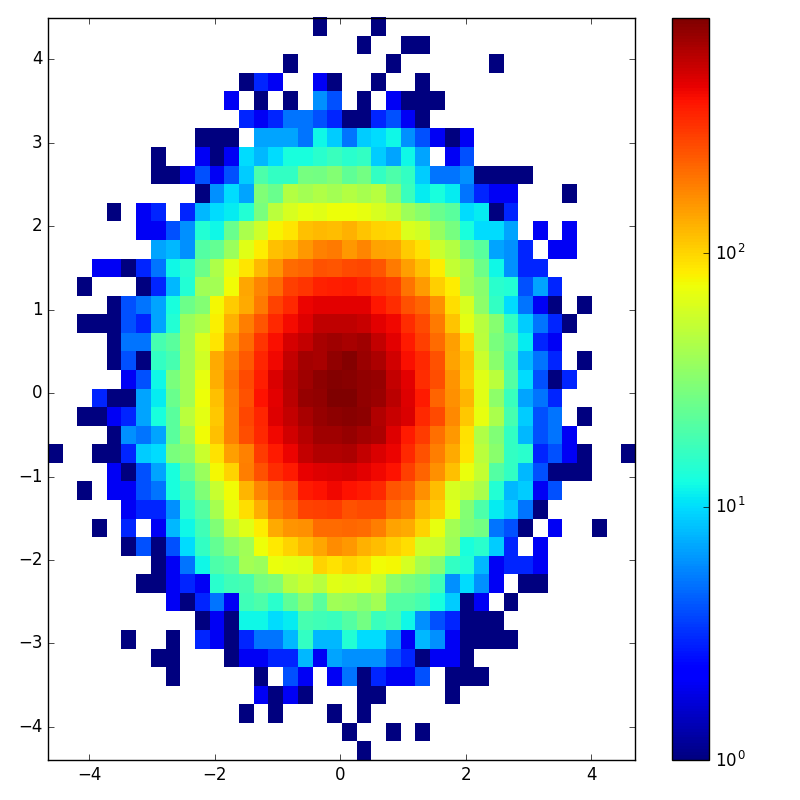

Write Python code to recreate this figure.
#!/usr/bin/env python3
# -*- coding: utf-8 -*-

"""
Make a 2D histogram using a logarithmic scale on Z axis

See:

- http://matplotlib.org/examples/pylab_examples/hist2d_log_demo.html
- http://jakevdp.github.io/mpl_tutorial/tutorial_pages/tut3.html
"""

import numpy as np
import matplotlib.pyplot as plt

from matplotlib.colors import LogNorm

# MAKE DATA ###################################################################

x, y = np.random.normal(size=(2, 100000))

# INIT FIGURE #################################################################

fig = plt.figure(figsize=(8.0, 8.0))
ax = fig.add_subplot(111)

# AX ##########################################################################

H = ax.hist2d(x, y, bins=40, norm=LogNorm())
fig.colorbar(H[3], ax=ax)

# SHOW AND SAVE FILE ##########################################################

plt.tight_layout()

plt.savefig("hist2d_logscale_z.png")
plt.show()
